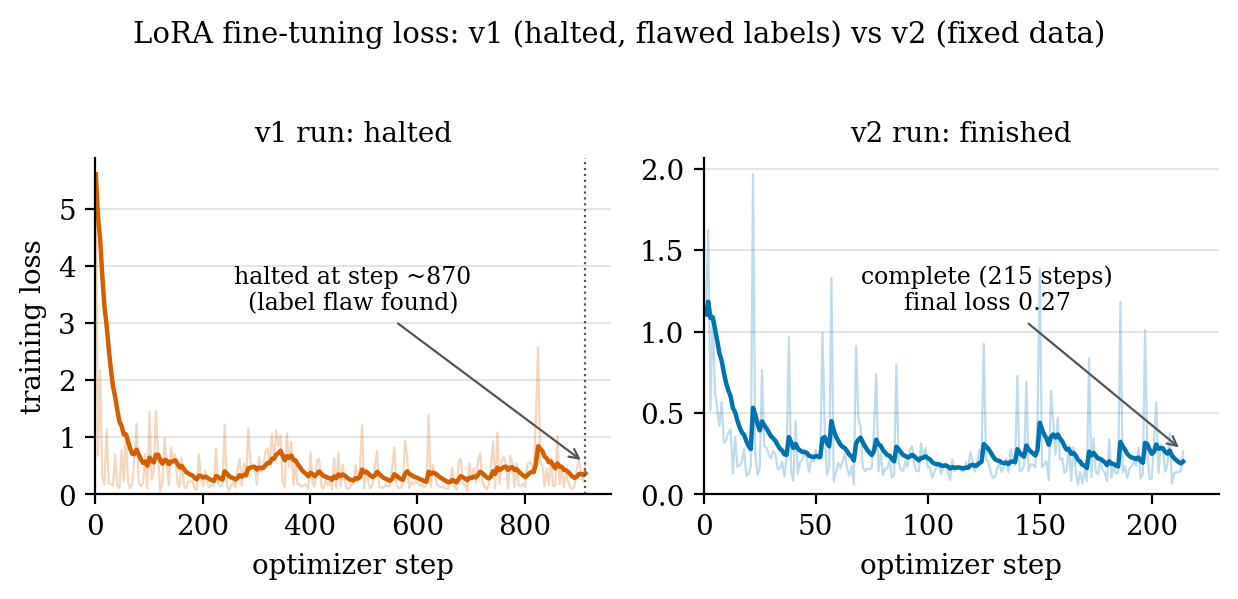

Python code for this plot:
"""Fig 2: LoRA training loss curves (v1 halted run vs v2 finished run)."""
import json
import os

import matplotlib

matplotlib.use("Agg")
import matplotlib.pyplot as plt
import numpy as np

HERE = os.path.dirname(os.path.abspath(__file__))
DATA = os.path.join(HERE, "..", "data", "summary.json")

# --- style -----------------------------------------------------------------
plt.rcParams.update({
    "font.family": "serif",
    "font.serif": ["DejaVu Serif"],
    "font.size": 10,
    "axes.spines.top": False,
    "axes.spines.right": False,
    "axes.grid": True,
    "axes.grid.axis": "y",
    "grid.color": "#cccccc",
    "grid.linewidth": 0.6,
    "grid.alpha": 0.6,
    "axes.axisbelow": True,
})

# Okabe-Ito
BLUE = "#0072B2"
ORANGE = "#E69F00"
VERMILION = "#D55E00"
GREEN = "#009E73"


def ema(y, alpha=0.15):
    out = np.empty_like(y, dtype=float)
    out[0] = y[0]
    for i in range(1, len(y)):
        out[i] = alpha * y[i] + (1 - alpha) * out[i - 1]
    return out


with open(DATA) as f:
    lc = json.load(f)["loss_curves"]

v1 = lc["v1_n11182"]
v2 = lc["v2_n1716"]

fig, (ax1, ax2) = plt.subplots(1, 2, figsize=(6.3, 2.9), sharey=False)

# --- panel 1: v1 (KILLED) ---------------------------------------------------
s1, l1 = np.array(v1["steps"]), np.array(v1["loss"])
ax1.plot(s1, l1, color=VERMILION, lw=0.8, alpha=0.25)
ax1.plot(s1, ema(l1), color=VERMILION, lw=1.6,
         label="v1 (11,182 ex) — halted")
ax1.set_title("v1 run: halted", fontsize=10)
ax1.set_xlabel("optimizer step")
ax1.set_ylabel("training loss")
ax1.axvline(s1[-1], color="#555555", lw=0.8, ls=":")
ax1.annotate("halted at step ~870\n(label flaw found)",
             xy=(s1[-1], l1[-1]), xytext=(0.50, 0.55),
             textcoords="axes fraction", fontsize=8.5, ha="center",
             arrowprops=dict(arrowstyle="->", lw=0.8, color="#555555"))
ax1.set_xlim(0, 960)

# --- panel 2: v2 (FINISHED) --------------------------------------------------
s2, l2 = np.array(v2["steps"]), np.array(v2["loss"])
ax2.plot(s2, l2, color=BLUE, lw=0.8, alpha=0.25)
ax2.plot(s2, ema(l2), color=BLUE, lw=1.6,
         label="v2 (1,716 ex) — finished")
ax2.set_title("v2 run: finished", fontsize=10)
ax2.set_xlabel("optimizer step")
ax2.annotate("complete (215 steps)\nfinal loss 0.27",
             xy=(s2[-1], l2[-1]), xytext=(0.55, 0.55),
             textcoords="axes fraction", fontsize=8.5, ha="center",
             arrowprops=dict(arrowstyle="->", lw=0.8, color="#555555"))
ax2.set_xlim(0, 230)

for ax in (ax1, ax2):
    ax.set_ylim(bottom=0)

fig.suptitle("LoRA fine-tuning loss: v1 (halted, flawed labels) vs v2 (fixed data)",
             fontsize=10.5, y=1.02)
fig.tight_layout()

for ext, kw in (("pdf", {}), ("png", {"dpi": 200})):
    fig.savefig(os.path.join(HERE, f"fig2_losscurves.{ext}"),
                bbox_inches="tight", **kw)
print("saved fig2_losscurves.pdf/.png")
